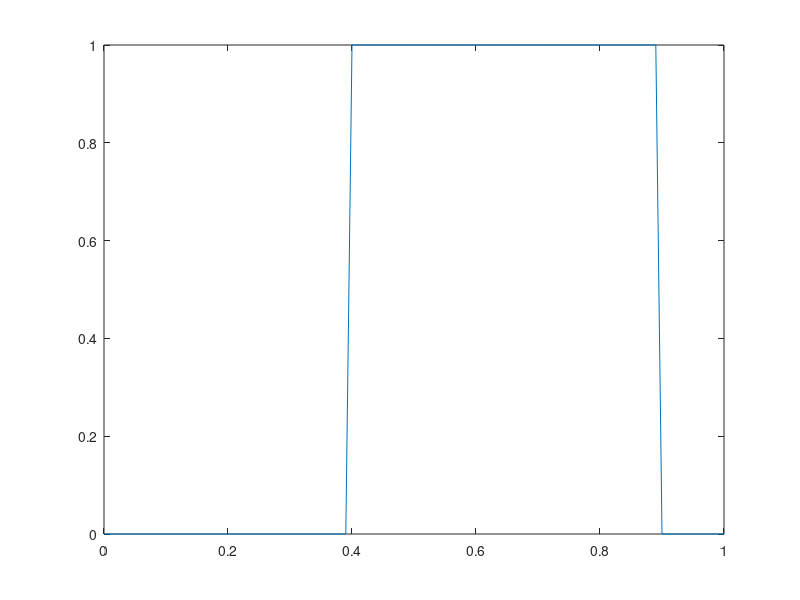

Reproduce this figure in MATLAB. (Note: this script raises an error after producing the figure.)
clear all; clc; close all;
%% 
% T02_705694
% Date: 09/02/2020;

%%Code Starts Here
Fs = 100;
Ts = 1/Fs;

start = 0;
step = Ts;
%Signal duration of 1s
stop = 1.0;

% Create a vector starting on ZERO, step of 0.1 and it will be finished at
% 1.0
t = start : step : stop;

% Find and mark as 1 in the vector x, the values that goes according to the
% condition.
find_low = 0.4;
find_high = 0.6;

find_low_t = 0.7;
find_high_t = 0.9;

%% Exercise 1
% Create a vector filled with ZERO's. As the same length of (t).
x_1 = zeros(1,length(t));
%x1 = [ones(1,20) zeros(1,80)];

x_1( find( (t >= find_low) & (t < find_high_t) ) ) = 1;

plot(t,x_1);
wvtool(x_1);

%% Exercise 2
% Create a vector filled with ZERO's. As the same length of (t).
x_2 = zeros(1,length(t));
 
x_2( find( (t >= find_low) & (t < find_high) ) ) = 1;
x_2( find( (t >= find_low_t) & (t < find_high_t) ) ) = 1;

plot(t,x_2);
wvtool(x_2);

%% Exercise 3
% Create a vector filled with ZERO's. As the same length of (t).
x_3 = zeros(1,length(t));
 
x_3( find( (t >= find_low) & (t < find_high) ) ) = 1;
x_3( find( (t >= find_low_t) & (t < find_high_t) ) ) = -1;

plot(t,x_3);
wvtool(x_3);

%% Exercise 4
% Create a vector filled with ZERO's. As the same length of (t).
x_4_1 = zeros(1,length(t));
 
x_4_1( find( (t >= 0.45) & (t < 0.55) ) ) = 1;

plot(t,x_4_1);
wvtool(x_4_1);

% Create a vector filled with ZERO's. As the same length of (t).
x_4_05 = zeros(1,length(t));
 
x_4_05( find( (t >= 0.475) & (t < 0.525) ) ) = 1;

plot(t,x_4_05);
wvtool(x_4_05);

% Create a vector filled with ZERO's. As the same length of (t).
x_4_4 = zeros(1,length(t));
 
x_4_4( find( (t >= 0.3) & (t < 0.7) ) ) = 1;

plot(t,x_4_4);
wvtool(x_4_4);

% Create a vector filled with ZERO's. As the same length of (t).
x_4_6 = zeros(1,length(t));
 
x_4_6( find( (t >= 0.2) & (t < 0.8) ) ) = 1;

plot(t,x_4_6);
wvtool(x_4_6);